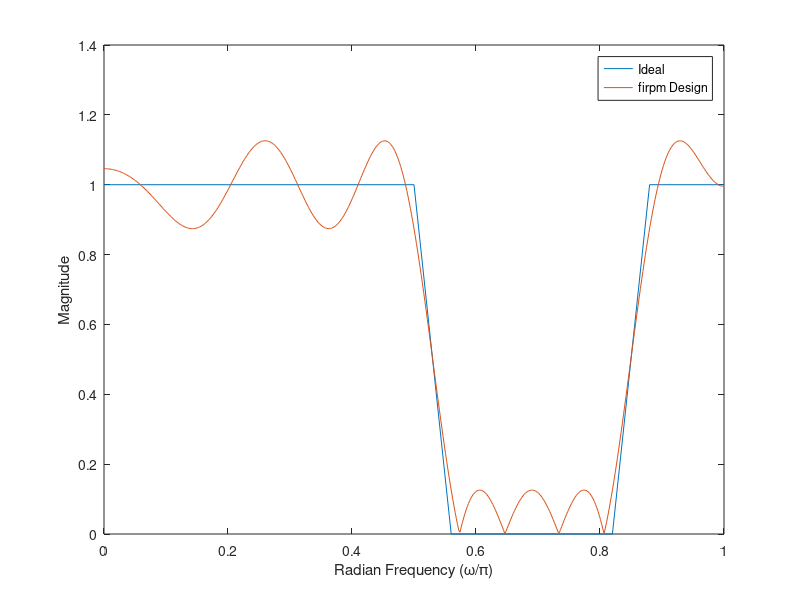

Write the MATLAB code that produced this figure.
% Use the Parks-McClellan algorithm to design an FIR bandpass filter of order 
% 17. Specify normalized stopband frequencies of  $0.3\pi$ and  $0.7\pi$ 
% rad/sample and normalized passband frequencies of  $0.4\pi$ and  $0.6\pi$
% rad/sample. Plot the ideal and actual magnitude responses.

f = [0, 0.5, 0.56, 0.82 0.88, 1];
a = [1 1 0 0 1 1];
b = firpm(20,f,a);

[h,w] = freqz(b,1,512);
plot(f,a,w/pi,abs(h))
legend('Ideal','firpm Design')
xlabel 'Radian Frequency (\omega/\pi)', ylabel 'Magnitude'